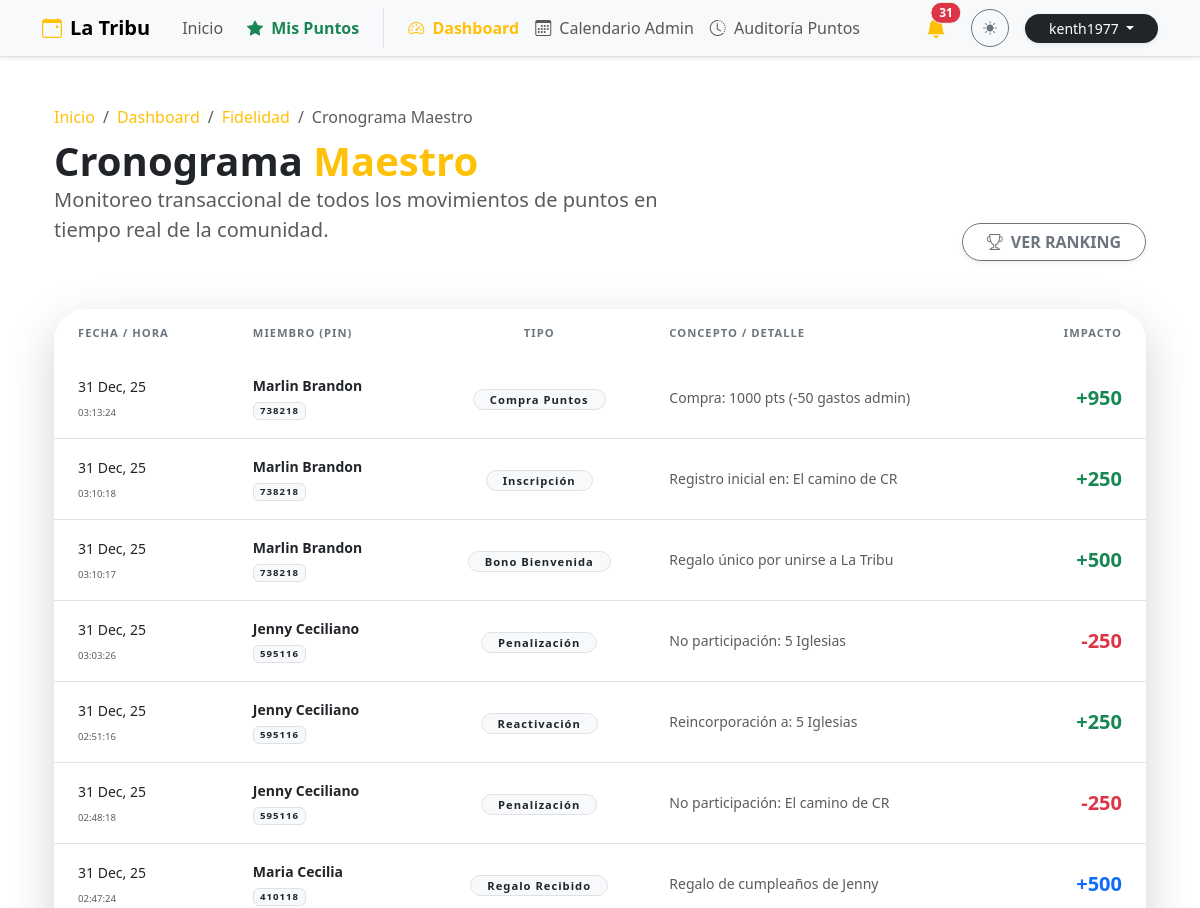
Before: /admin/puntos/cronograma (signed in, upper part) with the older database file.
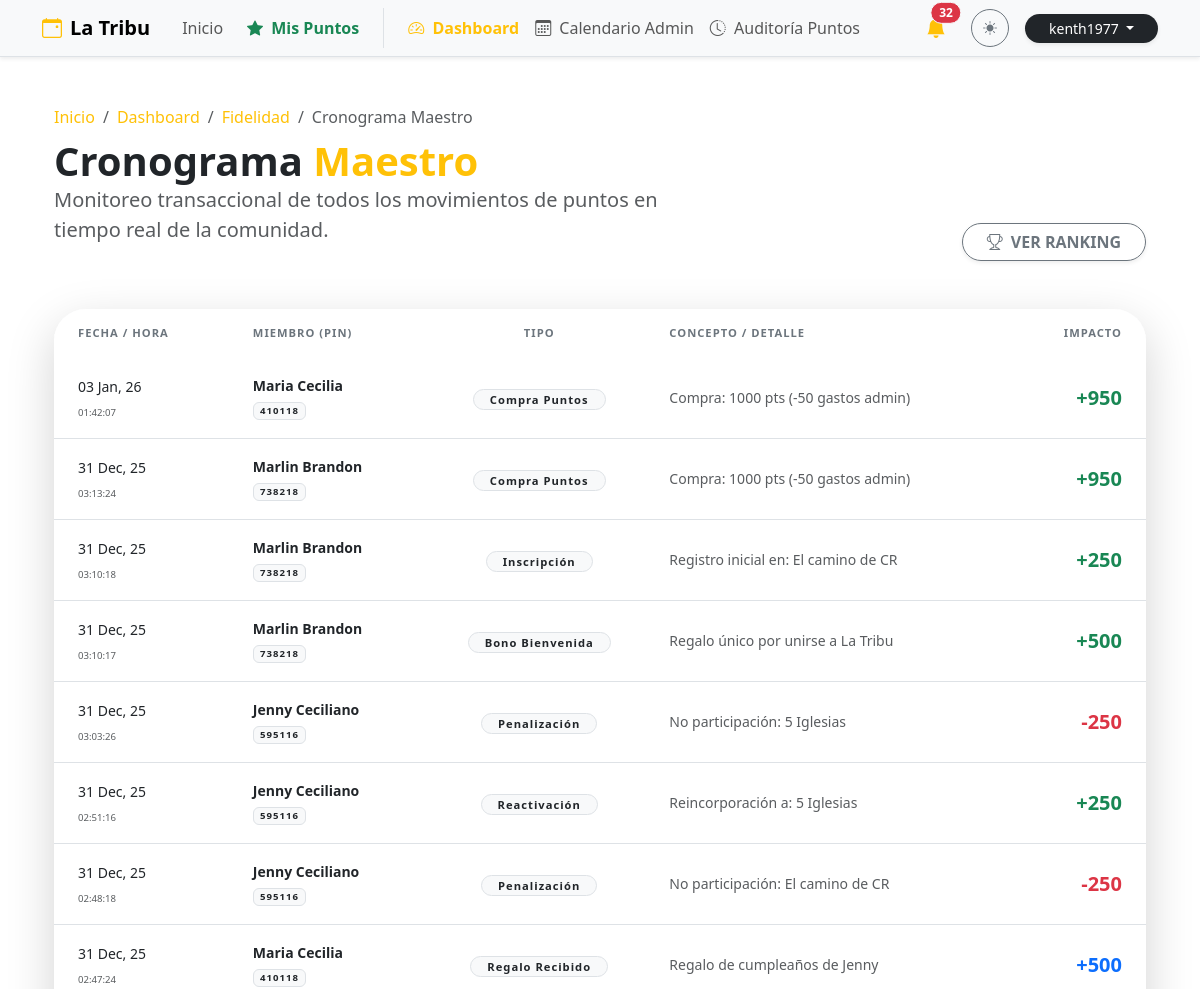
After: the same page with the newer database file.
### db.py (models this page shows)
class Member(db.Model):
    __tablename__ = 'member'
    id = db.Column(db.Integer, primary_key=True)
    pin = db.Column(db.String(6), unique=True, nullable=False)
    nombre = db.Column(db.String(100), nullable=False)
    apellido1 = db.Column(db.String(100), nullable=False)
    apellido2 = db.Column(db.String(100))
    telefono = db.Column(db.String(20))
    birth_date = db.Column(db.Date)
    puntos_totales = db.Column(db.Integer, default=0)
    ultimo_regalo_bday = db.Column(db.Integer, default=0) # Año del último regalo
    bookings = db.relationship('Booking', backref='member', lazy=True)
    logs = db.relationship('PointLog', backref='member', lazy=True)

class PointLog(db.Model):
    __tablename__ = 'point_log'
    id = db.Column(db.Integer, primary_key=True)
    member_id = db.Column(db.Integer, db.ForeignKey('member.id'), nullable=False)
    transaction_type = db.Column(db.String(50), nullable=False)
    description = db.Column(db.String(200))
    amount = db.Column(db.Integer, nullable=False)
    created_at = db.Column(db.DateTime, default=datetime.utcnow)
    booking_id = db.Column(db.Integer, db.ForeignKey('booking.id'), nullable=True)
    is_penalized = db.Column(db.Boolean, default=False)
    penalty_reason = db.Column(db.String(200))

### puntos.py (the view)
@puntos_bp.route('/cronograma')
@login_required
def cronograma_total():
    if not current_user.is_superuser:
        abort(403)
    raw_logs = PointLog.query.order_by(PointLog.created_at.desc()).limit(200).all()
    formatted_logs = [_formatear_log(log) for log in raw_logs]
    return render_template('puntos.html',
                         logs=formatted_logs,
                         selected_member=None,
                         is_global_schedule=True)

### app.py (called while the page is built)
@login_manager.user_loader
def load_user(user_id):
    try:
        return User.query.get(int(user_id))
    except (TypeError, ValueError, Exception):
        return None

@app.before_request
def force_https():
    if request.headers.get('X-Forwarded-Proto') == 'http':
        url = request.url.replace('http://', 'https://', 1)
        return redirect(url, code=301)

### templates/puntos.html (shortened to what the changed rows need)
    {% extends "base.html" %}
    {% block content %}
    <div class="container py-4">
        <div class="row mb-5 align-items-end animate__animated animate__fadeIn">
            <div class="col-md-7">
                <h1 class="display-6 fw-bold mb-0">
                    {% if is_global_schedule %}
                        Cronograma <span class="text-warning">Maestro</span>
                    {% elif selected_member %}
                        Estado de Cuenta: <span class="text-warning">{{ selected_member.nombre }}</span>
                    {% else %}
                        Portal de <span class="text-warning">Fidelidad</span>
                    {% endif %}
                </h1>
            </div>
        </div>
        {% if is_global_schedule %}
        <div class="card border-0 shadow-lg rounded-5 overflow-hidden animate__animated animate__fadeIn">
            <div class="card-body p-0">
                <div class="table-responsive">
                    <table class="table table-hover align-middle mb-0">
                        <thead class="bg-body-tertiary">
                            <tr>
                                <th class="border-0 px-4 py-3 text-secondary x-small fw-bold text-uppercase">Fecha / Hora</th>
                                <th class="border-0 py-3 text-secondary x-small fw-bold text-uppercase">Miembro (PIN)</th>
                                <th class="border-0 py-3 text-secondary x-small fw-bold text-uppercase text-center">Tipo</th>
                                <th class="border-0 py-3 text-secondary x-small fw-bold text-uppercase">Concepto / Detalle</th>
                                <th class="border-0 py-3 text-secondary x-small fw-bold text-uppercase text-end pe-4">Impacto</th>
                            </tr>
                        </thead>
                        <tbody>
                            {% if logs %}
                                {% for log in logs %}
                                <tr class="animate__animated animate__fadeIn" style="animation-delay: {{ loop.index0 * 0.05 }}s">
                                    <td class="px-4 py-3">
                                        <span class="fw-medium small text-body">{{ log.fecha.strftime('%d %b, %y') }}</span><br>
                                        <small class="text-muted" style="font-size: 0.6rem;">{{ log.fecha.strftime('%H:%M:%S') }}</small>
                                    </td>
                                    <td>
                                        <div class="fw-bold text-body small">{{ log.member }}</div>
                                        <span class="badge bg-light text-dark border x-small" style="font-size: 0.6rem;">{{ log.pin }}</span>
                                    </td>
                                    <td class="text-center">
                                        <span class="badge bg-light text-dark border px-3 py-1 rounded-pill x-small fw-bold">{{ log.tipo }}</span>
                                    </td>
                                    <td class="small text-muted">{{ log.detalle }}</td>
                                    <td class="text-end pe-4">
                                        <span class="fw-bold fs-5 {{ log.color }}">
                                            {% if log.monto > 0 %}+{% endif %}{{ log.monto }}
                                        </span>
                                    </td>
                                </tr>
                                {% endfor %}
                            {% endif %}
                        </tbody>
                    </table>
                </div>
            </div>
        </div>
        {% endif %}
    </div>
    {% endblock %}

### templates/base.html (shortened to what the changed rows need)
<!DOCTYPE html>
<html lang="es" data-bs-theme="light">
<head>
    <link href="https://cdn.jsdelivr.net/npm/bootstrap@5.3.2/dist/css/bootstrap.min.css" rel="stylesheet">
    <link rel="stylesheet" href="https://cdn.jsdelivr.net/npm/bootstrap-icons@1.11.1/font/bootstrap-icons.css">
    <link rel="stylesheet" href="https://cdnjs.cloudflare.com/ajax/libs/animate.css/4.1.1/animate.min.css"/>
</head>
<body>
    <nav class="navbar navbar-expand-lg bg-body-tertiary border-bottom sticky-top shadow-sm">
        <div class="container">
            <div class="collapse navbar-collapse" id="navbarNav">
                <div class="d-flex align-items-center gap-3 mt-3 mt-lg-0">
                    {% if current_user.is_authenticated and current_user.is_superuser %}
                    <div class="dropdown">
                        <button class="btn btn-link position-relative text-dark p-0 me-2" type="button" data-bs-toggle="dropdown" aria-expanded="false">
                            <i class="bi bi-bell-fill fs-5 text-warning"></i>
                            {% if admin_unread_count > 0 %}
                            <span class="position-absolute top-0 start-100 translate-middle badge rounded-pill bg-danger border border-light animate__animated animate__pulse animate__infinite">
                                {{ admin_unread_count }}
                            </span>
                            {% endif %}
                        </button>
                    </div>
                    {% endif %}
                </div>
            </div>
        </div>
    </nav>
    <main class="container py-4">
        {% block content %}{% endblock %}
    </main>
</body>
</html>

Changed rows visible on the page:
added PointLog: fecha "03 Jan, 26", fecha "01:42:07", tipo "Compra Puntos", detalle "Compra: 1000 pts (-50 gastos admin)", monto "950"
Other visible differences:
{{ admin_unread_count }}: "31" → "32"
new list line: "Maria Cecilia +"
new list line: "410118"
